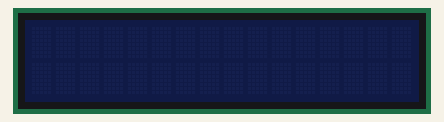
The program below on a simulated ATmega328P, built with avr-gcc and emulated at 8 MHz. Parts: 16×2 character LCD. Wiring (inferred from the names in the program): character LCD (HD44780): RS PC4; E PC5; data PC0, PC1, PC2, PC3. The character LCD is taken to start in 4-bit mode; what the program prints to the serial monitor is not drawn.

Above: at 0.1 s.

The program:

main.c
```c
#include <avr/io.h>
#include <util/delay.h>
#include <avr/power.h>
#include "../lib/uart/uart.h"
#include "../lib/lcd/lcd.h"

// Pętla główna
int main(void)
{

    initUART();
    writeString("Start\r\n");

    _delay_ms(2000);
    lcd_init();
    writeString("init HC done\r\n");

    lcd_control(1, 1, 0);

    while (1) //Pętla główna
    {
        lcd_clear();
        lcd_home();
        _delay_ms(500); //opóźnienie 1000ms czyli 1s
        lcd_text("Hello!");
        _delay_ms(1000);
    }
    return 0;
}
```

lcd.c
```c
#include "lcd.h"

#define PULSE()           \
    do                    \
    {                     \
        LCDPORT |= LCDE;  \
        _delay_us(5);     \
        LCDPORT &= ~LCDE; \
    } while (0)

static void lcd_send(uint8_t rs, uint8_t data)
{
    _delay_ms(5);
    if (rs)
        LCDPORT |= LCDRS;
    else
        LCDPORT &= ~LCDRS;

    if (data & 0b10000000)
        LCDPORT |= LCDD7;
    else
        LCDPORT &= ~LCDD7;
    if (data & 0b01000000)
        LCDPORT |= LCDD6;
    else
        LCDPORT &= ~LCDD6;
    if (data & 0b00100000)
        LCDPORT |= LCDD5;
    else
        LCDPORT &= ~LCDD5;
    if (data & 0b00010000)
        LCDPORT |= LCDD4;
    else
        LCDPORT &= ~LCDD4;

    PULSE();

    if (data & 0b00001000)
        LCDPORT |= LCDD7;
    else
        LCDPORT &= ~LCDD7;
    if (data & 0b00000100)
        LCDPORT |= LCDD6;
    else
        LCDPORT &= ~LCDD6;
    if (data & 0b00000010)
        LCDPORT |= LCDD5;
    else
        LCDPORT &= ~LCDD5;
    if (data & 0b00000001)
        LCDPORT |= LCDD4;
    else
        LCDPORT &= ~LCDD4;

    PULSE();
}

void lcd_char(char ch)
{
    lcd_send(1, ch);
}

void lcd_text(char *str)
{
    while (*str != '\0')
    {
        lcd_send(1, *str);
        ++str;
    }
}

void lcd_goto(uint8_t row, uint8_t col)
{
    if (row > 1)
        row = 1;
    lcd_send(0, 0x80 | (0x7f & (row * 0x40 + col)));
}

void lcd_shift(uint8_t cur_or_disp, uint8_t left_or_right)
{
    uint8_t cmd = 0x10;
    if (cur_or_disp)
        cmd |= 1 << 3;
    if (left_or_right)
        cmd |= 1 << 2;
    lcd_send(0, cmd);
}

void lcd_init(void)
{
    LCDDDR = LCDE | LCDRS | LCDD4 | LCDD5 | LCDD6 | LCDD7;

    lcd_send(0, 0x20); // 4 bits
    lcd_send(0, 0x28); // 2 lines
}

void lcd_control(uint8_t display, uint8_t cursor, uint8_t blinking)
{
    uint8_t cmd = 0b00001000;
    if (display)
        cmd |= (1 << 2);
    if (cursor)
        cmd |= (1 << 1);
    if (blinking)
        cmd |= 1;
    lcd_send(0, cmd);
}
void lcd_clear(void)
{
    lcd_send(0, 1); // clear command
}
void lcd_home(void)
{
    lcd_send(0, 2);
}
```

lcd.h
```c
#ifndef LCD_H
#define LCD_H

#include <avr/io.h>
#include <util/delay.h>

#define LCDPORT PORTC
#define LCDDDR DDRC
#define LCDD4 (1 << PC0)
#define LCDD5 (1 << PC1)
#define LCDD6 (1 << PC2)
#define LCDD7 (1 << PC3)
#define LCDRS (1 << PC4)
#define LCDE (1 << PC5)

#define SHIFT_LEFT 0
#define SHIFT_RIGH 1
#define SHIFT_CURSOR 0
#define SHIFT_DISPLAY 1

#define DISPLAY_ON 1
#define DISPLAY_OFF 0
#define CURSOR_ON 1
#define CURSOR_OFF 0
#define BLINKING_ON 1
#define BLINKING_OFF 0

void lcd_init(void);
void lcd_control(uint8_t display, uint8_t cursor, uint8_t blinking);
void lcd_clear(void);
void lcd_home(void);
void lcd_goto(uint8_t row, uint8_t col);
void lcd_shift(uint8_t cur_or_disp, uint8_t left_or_right);
void lcd_text(char* str);
void lcd_char(char ch);


#endif
```

uart.c
```c
#include "uart.h"
#include <util/setbaud.h>
#include <avr/sleep.h>
#ifdef UART_ISR
#include <avr/interrupt.h>
#endif
static char digits[] = {'0', '1', '2', '3', '4', '5', '6', '7', '8', '9', 'A', 'B', 'C', 'D', 'E', 'F'};

volatile uint8_t cbuff[16]; // cyclic buffer

struct cb_inticies
{
	uint8_t front;
	uint8_t end;
};

volatile struct cb_inticies idxs;

void initUART(void)
{
	UBRR0H = UBRRH_VALUE; /* defined in setbaud.h */
	UBRR0L = UBRRL_VALUE;
#if USE_2X
	UCSR0A |= (1 << U2X0);
#else
	UCSR0A &= ~(1 << U2X0);
#endif
	/* Enable USART transmitter/receiver */
	UCSR0B = (1 << TXEN0) | (1 << RXEN0);
	UCSR0C = (1 << UCSZ01) | (1 << UCSZ00); /* 8 data bits, 1 stop bit */

#ifdef UART_ISR
	UCSR0B |= (1 << RXCIE0); // enable interrput
#endif
}

#ifdef UART_ISR
static uint8_t cb_get_byte(void);
#endif

uint8_t getByte(void)
{
#ifdef UART_ISR
	return cb_get_byte();
#else
	loop_until_bit_is_set(UCSR0A, RXC0);
	// while (!(UCSR0A & (1 << RXC0)))
	// 	;
	return (uint8_t)UDR0;
#endif
}

void putByte(unsigned char data)
{
	loop_until_bit_is_set(UCSR0A, UDRE0);
	// while (!(UCSR0A & (1 << UDRE0)))
	// 	;
	UDR0 = (unsigned char)data;
}

void writeHex(uint8_t byte)
{
	putByte(digits[(byte >> 4)]);
	putByte(digits[byte & 0x0f]);
}

void writeString(const char *str)
{
	while (*str)
	{
		putByte(*str);
		str++;
	}
}

const char *readString(void)
{
	static char buffer[RX_BUFF];
	char *temp = buffer;

	while ((*temp = getByte()) != '\n')
		++temp;

	return buffer;
}

// cyclic buffer implementation

uint8_t uart_data_ready(void)
{
#ifdef UART_ISR
	return !(idxs.front == idxs.end);

#else
	return bit_is_set(UCSR0A, UDRE0);
	//return (UCSR0A & (1 << UDRE0));
#endif
}

#ifdef UART_ISR

static uint8_t cb_get_byte(void)
{
	uint8_t tmp;
	while (idxs.front == idxs.end)
	{
		sleep_cpu();
	}
	cli();
	tmp = cbuff[(++idxs.front) & (sizeof(cbuff) - 1)];
	sei();
	return tmp;
}

ISR(USART_RX_vect)
{
	cbuff[(++idxs.end) & (sizeof(cbuff) - 1)] = (uint8_t)UDR0;
}
#endif
```

uart.h
```c
#ifndef UART_H_
#define UART_H_

#include <avr/io.h>
#include <stdint.h>

/* Settings */
#define BAUD			9600					// Baud rate (9600 is default)
#define RX_BUFF			10

#define UART_ISR // to use interrupts

/* Prototypes */
void initUART(void);
uint8_t getByte(void);
void putByte(unsigned char data);
void writeString(const char *str);
void writeHex(uint8_t byte);

const char* readString(void);

uint8_t uart_data_ready(void);

#endif /* UART_H_ */
```
